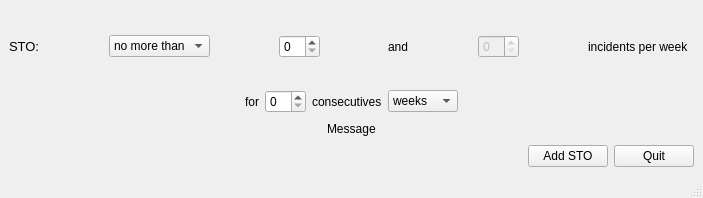
<?xml version="1.0" encoding="UTF-8"?>
<ui version="4.0">
 <class>MainWindow</class>
 <widget class="QMainWindow" name="MainWindow">
  <property name="geometry">
   <rect>
    <x>0</x>
    <y>0</y>
    <width>703</width>
    <height>198</height>
   </rect>
  </property>
  <property name="sizePolicy">
   <sizepolicy hsizetype="Fixed" vsizetype="Fixed">
    <horstretch>0</horstretch>
    <verstretch>0</verstretch>
   </sizepolicy>
  </property>
  <property name="windowTitle">
   <string>Add STO View</string>
  </property>
  <widget class="QWidget" name="centralwidget">
   <layout class="QVBoxLayout" name="verticalLayout">
    <item>
     <layout class="QHBoxLayout" name="horizontalLayout_2" stretch="0,0,0,0,0,0,0,0,0,0,0">
      <item>
       <widget class="QLabel" name="label_5">
        <property name="font">
         <font>
          <pointsize>10</pointsize>
         </font>
        </property>
        <property name="text">
         <string>STO:</string>
        </property>
       </widget>
      </item>
      <item>
       <spacer name="horizontalSpacer">
        <property name="orientation">
         <enum>Qt::Horizontal</enum>
        </property>
        <property name="sizeHint" stdset="0">
         <size>
          <width>40</width>
          <height>20</height>
         </size>
        </property>
       </spacer>
      </item>
      <item>
       <widget class="QComboBox" name="stoMathBehavior_comboBox">
        <property name="sizePolicy">
         <sizepolicy hsizetype="Fixed" vsizetype="Fixed">
          <horstretch>0</horstretch>
          <verstretch>0</verstretch>
         </sizepolicy>
        </property>
        <property name="font">
         <font>
          <pointsize>9</pointsize>
         </font>
        </property>
        <item>
         <property name="text">
          <string>no more than</string>
         </property>
        </item>
        <item>
         <property name="text">
          <string>between</string>
         </property>
        </item>
       </widget>
      </item>
      <item>
       <spacer name="horizontalSpacer_2">
        <property name="orientation">
         <enum>Qt::Horizontal</enum>
        </property>
        <property name="sizeHint" stdset="0">
         <size>
          <width>40</width>
          <height>20</height>
         </size>
        </property>
       </spacer>
      </item>
      <item>
       <widget class="QSpinBox" name="stoBehavior_spinBox1">
        <property name="font">
         <font>
          <pointsize>9</pointsize>
         </font>
        </property>
       </widget>
      </item>
      <item>
       <spacer name="horizontalSpacer_3">
        <property name="orientation">
         <enum>Qt::Horizontal</enum>
        </property>
        <property name="sizeHint" stdset="0">
         <size>
          <width>40</width>
          <height>20</height>
         </size>
        </property>
       </spacer>
      </item>
      <item>
       <widget class="QLabel" name="label">
        <property name="font">
         <font>
          <pointsize>9</pointsize>
         </font>
        </property>
        <property name="text">
         <string>and</string>
        </property>
       </widget>
      </item>
      <item>
       <spacer name="horizontalSpacer_4">
        <property name="orientation">
         <enum>Qt::Horizontal</enum>
        </property>
        <property name="sizeHint" stdset="0">
         <size>
          <width>40</width>
          <height>20</height>
         </size>
        </property>
       </spacer>
      </item>
      <item>
       <widget class="QSpinBox" name="stoBehavior_spinBox2">
        <property name="enabled">
         <bool>false</bool>
        </property>
        <property name="font">
         <font>
          <pointsize>9</pointsize>
         </font>
        </property>
       </widget>
      </item>
      <item>
       <spacer name="horizontalSpacer_5">
        <property name="orientation">
         <enum>Qt::Horizontal</enum>
        </property>
        <property name="sizeHint" stdset="0">
         <size>
          <width>40</width>
          <height>20</height>
         </size>
        </property>
       </spacer>
      </item>
      <item>
       <widget class="QLabel" name="label_2">
        <property name="font">
         <font>
          <pointsize>9</pointsize>
         </font>
        </property>
        <property name="text">
         <string>incidents per week  </string>
        </property>
       </widget>
      </item>
     </layout>
    </item>
    <item>
     <layout class="QHBoxLayout" name="horizontalLayout">
      <item>
       <spacer name="horizontalSpacer_7">
        <property name="orientation">
         <enum>Qt::Horizontal</enum>
        </property>
        <property name="sizeHint" stdset="0">
         <size>
          <width>40</width>
          <height>20</height>
         </size>
        </property>
       </spacer>
      </item>
      <item>
       <widget class="QLabel" name="label_3">
        <property name="font">
         <font>
          <pointsize>9</pointsize>
         </font>
        </property>
        <property name="text">
         <string>for</string>
        </property>
       </widget>
      </item>
      <item>
       <widget class="QSpinBox" name="stoBehavior_spinBox3">
        <property name="font">
         <font>
          <pointsize>9</pointsize>
         </font>
        </property>
       </widget>
      </item>
      <item>
       <widget class="QLabel" name="label_10">
        <property name="font">
         <font>
          <pointsize>9</pointsize>
         </font>
        </property>
        <property name="text">
         <string>consecutives</string>
        </property>
       </widget>
      </item>
      <item>
       <widget class="QComboBox" name="stoBehaviorTime_comboBox">
        <property name="font">
         <font>
          <pointsize>9</pointsize>
         </font>
        </property>
        <item>
         <property name="text">
          <string>weeks</string>
         </property>
        </item>
        <item>
         <property name="text">
          <string>months</string>
         </property>
        </item>
       </widget>
      </item>
      <item>
       <spacer name="horizontalSpacer_6">
        <property name="orientation">
         <enum>Qt::Horizontal</enum>
        </property>
        <property name="sizeHint" stdset="0">
         <size>
          <width>40</width>
          <height>20</height>
         </size>
        </property>
       </spacer>
      </item>
     </layout>
    </item>
    <item>
     <layout class="QHBoxLayout" name="horizontalLayout_4">
      <item>
       <spacer name="horizontalSpacer_9">
        <property name="orientation">
         <enum>Qt::Horizontal</enum>
        </property>
        <property name="sizeHint" stdset="0">
         <size>
          <width>40</width>
          <height>20</height>
         </size>
        </property>
       </spacer>
      </item>
      <item>
       <widget class="QLabel" name="mesage_add_sto">
        <property name="sizePolicy">
         <sizepolicy hsizetype="Fixed" vsizetype="Fixed">
          <horstretch>0</horstretch>
          <verstretch>0</verstretch>
         </sizepolicy>
        </property>
        <property name="font">
         <font>
          <pointsize>9</pointsize>
         </font>
        </property>
        <property name="text">
         <string>Message</string>
        </property>
       </widget>
      </item>
      <item>
       <spacer name="horizontalSpacer_10">
        <property name="orientation">
         <enum>Qt::Horizontal</enum>
        </property>
        <property name="sizeHint" stdset="0">
         <size>
          <width>40</width>
          <height>20</height>
         </size>
        </property>
       </spacer>
      </item>
     </layout>
    </item>
    <item>
     <layout class="QHBoxLayout" name="horizontalLayout_3">
      <item>
       <spacer name="horizontalSpacer_8">
        <property name="orientation">
         <enum>Qt::Horizontal</enum>
        </property>
        <property name="sizeHint" stdset="0">
         <size>
          <width>40</width>
          <height>20</height>
         </size>
        </property>
       </spacer>
      </item>
      <item>
       <widget class="QPushButton" name="addStoBehavior_pushButton">
        <property name="sizePolicy">
         <sizepolicy hsizetype="Fixed" vsizetype="Fixed">
          <horstretch>0</horstretch>
          <verstretch>0</verstretch>
         </sizepolicy>
        </property>
        <property name="font">
         <font>
          <pointsize>9</pointsize>
         </font>
        </property>
        <property name="focusPolicy">
         <enum>Qt::NoFocus</enum>
        </property>
        <property name="text">
         <string>Add STO</string>
        </property>
       </widget>
      </item>
      <item>
       <widget class="QPushButton" name="quit_pushButton">
        <property name="font">
         <font>
          <pointsize>9</pointsize>
         </font>
        </property>
        <property name="focusPolicy">
         <enum>Qt::NoFocus</enum>
        </property>
        <property name="text">
         <string>Quit</string>
        </property>
       </widget>
      </item>
     </layout>
    </item>
   </layout>
  </widget>
  <widget class="QMenuBar" name="menubar">
   <property name="geometry">
    <rect>
     <x>0</x>
     <y>0</y>
     <width>703</width>
     <height>26</height>
    </rect>
   </property>
  </widget>
  <widget class="QStatusBar" name="statusbar"/>
 </widget>
 <resources/>
 <connections/>
</ui>
